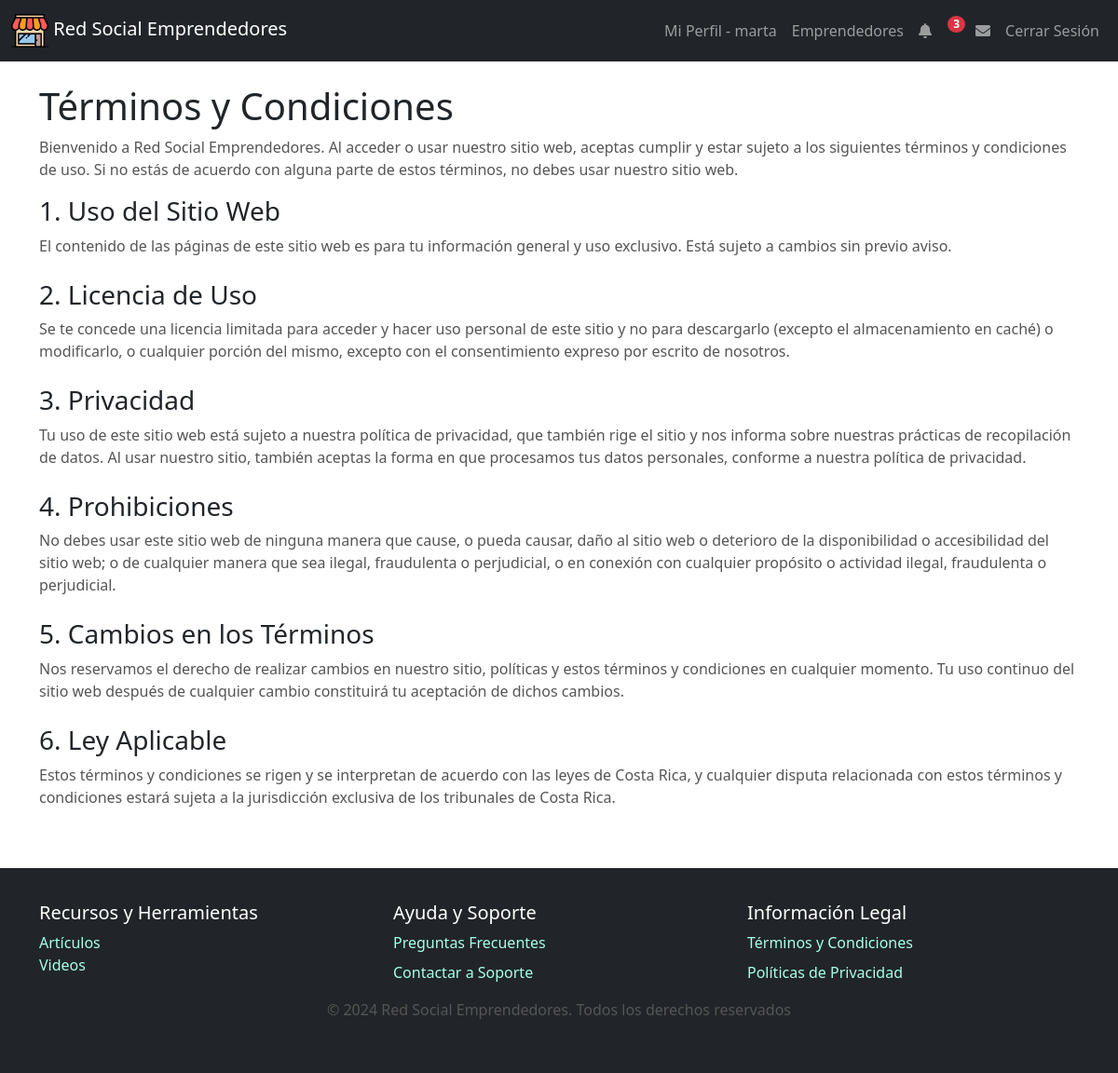
/terminosCondiciones.php (signed in), run on the app's committed database.
### tables this page shows
CREATE TABLE recursos (
    id_Recurso INT AUTO_INCREMENT PRIMARY KEY,
    titulo VARCHAR(255) NOT NULL,
    autor VARCHAR(100),
    contenido TEXT,
    fecha_Publicacion DATE,
    tipo_recurso ENUM('Articulo','Video','FAQ','Privacidad','Terminos') NOT NULL
);

### terminosCondiciones.php (the view, shortened to what this page needs)
<?php
include './plantillas/header.php';
include 'db.php';
$sql = "SELECT titulo, contenido FROM recursos WHERE tipo_recurso = 'Terminos'";
$result = $conn->query($sql);
?>
<!DOCTYPE html>
<html>
<body>
    <div class="container mt-4">
        <h1>Términos y Condiciones</h1>
        <p>Bienvenido a Red Social Emprendedores. Al acceder o usar nuestro sitio web, aceptas cumplir y estar sujeto a los siguientes términos y condiciones de uso. Si no estás de acuerdo con alguna parte de estos términos, no debes usar nuestro sitio web.</p>
        <?php if ($result->num_rows > 0): ?>
            <?php while($row = $result->fetch_assoc()): ?>
                <div class="mb-4">
                    <h3 class="font-weight-bold"><?php echo htmlspecialchars($row['titulo']); ?></h3>
                    <p><?php echo nl2br(htmlspecialchars($row['contenido'])); ?></p>
                </div>
            <?php endwhile; ?>
        <?php else: ?>
            <p>No hay términos y condiciones disponibles en este momento.</p>
        <?php endif; ?>
    </div>
    <?php include './plantillas/footer.php'; ?>
</body>
</html>

### css/styles.css (style rules this page uses)
html, body { height: 100%; margin: 0; }
body { font-family: Arial, sans-serif; background-color: #e0f7fa; display: flex; flex-direction: column; }
.container { margin-top: 20px; padding: 0 15px; margin-bottom: 40px; }
h1 { font-size: 2rem; color: #00796b; margin-bottom: 15px; }
p { font-size: 1rem; color: #555; }

### data on the page
recursos: titulo "1. Uso del Sitio Web", contenido "El contenido de las páginas de este sitio web es para tu información general y uso exclusivo. Está sujeto a cambios sin previo aviso."
recursos: titulo "2. Licencia de Uso", contenido "Se te concede una licencia limitada para acceder y hacer uso personal de este sitio y no para descargarlo (excepto el almacenamiento en caché) o modificarlo, o cualquier porción del mismo, excepto con el consentimiento expreso por escrito de nosotros."
recursos: titulo "3. Privacidad", contenido "Tu uso de este sitio web está sujeto a nuestra política de privacidad, que también rige el sitio y nos informa sobre nuestras prácticas de recopilación de datos. Al usar nuestro sitio, también aceptas la forma en que procesamos tus datos personales, conforme a nuestra política de privacidad."
recursos: titulo "4. Prohibiciones", contenido "No debes usar este sitio web de ninguna manera que cause, o pueda causar, daño al sitio web o deterioro de la disponibilidad o accesibilidad del sitio web; o de cualquier manera que sea ilegal, fraudulenta o perjudicial, o en conexión con cualquier propósito o actividad ilegal, fraudulenta o perjudicial."
recursos: titulo "5. Cambios en los Términos", contenido "Nos reservamos el derecho de realizar cambios en nuestro sitio, políticas y estos términos y condiciones en cualquier momento. Tu uso continuo del sitio web después de cualquier cambio constituirá tu aceptación de dichos cambios."
recursos: titulo "6. Ley Aplicable", contenido "Estos términos y condiciones se rigen y se interpretan de acuerdo con las leyes de Costa Rica, y cualquier disputa relacionada con estos términos y condiciones estará sujeta a la jurisdicción exclusiva de los tribunales de Costa Rica."

### other printed values
$current_user "marta"
$num_notificaciones "3"
